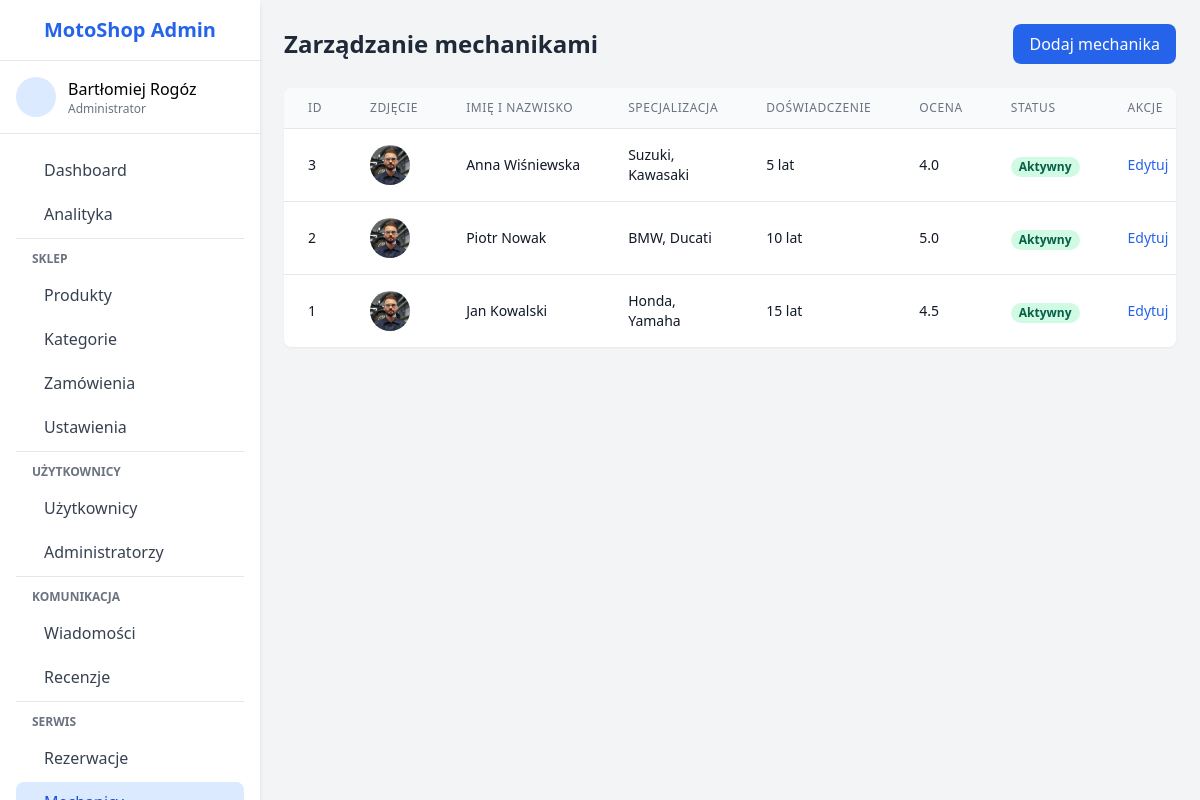
The page /admin/mechanics.php (signed in) on the database its author committed.
### tables this page shows
CREATE TABLE `mechanics` (
  `id` int(11) NOT NULL,
  `name` varchar(100) NOT NULL,
  `specialization` varchar(255) DEFAULT NULL,
  `experience` int(11) DEFAULT NULL,
  `rating` decimal(2,1) DEFAULT NULL,
  `image_path` varchar(255) DEFAULT NULL,
  `description` text DEFAULT NULL,
  `status` enum('active','inactive') DEFAULT 'active',
  `created_at` timestamp NOT NULL DEFAULT current_timestamp(),
  `updated_at` timestamp NOT NULL DEFAULT current_timestamp() ON UPDATE current_timestamp()
);

### admin/mechanics.php (the view, shortened to what this page needs)
<?php
$base_path = dirname(__DIR__);
require_once $base_path . '/includes/config.php';
$mechanics_query = "SELECT * FROM mechanics ORDER BY id DESC";
$mechanics_result = $conn->query($mechanics_query);
$mechanics = [];
if ($mechanics_result && $mechanics_result->num_rows > 0) {
    while ($row = $mechanics_result->fetch_assoc()) {
        $mechanics[] = $row;
    }
}
include 'includes/header.php';
include 'includes/sidebar.php';
?>
<div class="admin-content ml-0 lg:ml-260 p-4 md:p-6">
    <div class="flex justify-between items-center mb-6">
        <h1 class="text-2xl font-bold text-gray-800">Zarządzanie mechanikami</h1>
        <button id="show-add-form" class="bg-blue-600 text-white py-2 px-4 rounded-lg font-medium hover:bg-blue-700 transition">
            Dodaj mechanika
        </button>
    </div>
    <div class="bg-white rounded-lg shadow-sm overflow-hidden">
        <?php if (empty($mechanics)): ?>
        <div class="p-6 text-center">
            <p class="text-gray-500">Nie dodano jeszcze żadnych mechaników.</p>
        </div>
        <?php else: ?>
        <div class="overflow-x-auto">
            <table class="min-w-full divide-y divide-gray-200">
                <thead class="bg-gray-50">
                    <tr>
                        <th scope="col" class="px-6 py-3 text-left text-xs font-medium text-gray-500 uppercase tracking-wider">
                            ID
                        </th>
                        <th scope="col" class="px-6 py-3 text-left text-xs font-medium text-gray-500 uppercase tracking-wider">
                            Zdjęcie
                        </th>
                        <th scope="col" class="px-6 py-3 text-left text-xs font-medium text-gray-500 uppercase tracking-wider">
                            Imię i nazwisko
                        </th>
                        <th scope="col" class="px-6 py-3 text-left text-xs font-medium text-gray-500 uppercase tracking-wider">
                            Specjalizacja
                        </th>
                        <th scope="col" class="px-6 py-3 text-left text-xs font-medium text-gray-500 uppercase tracking-wider">
                            Doświadczenie
                        </th>
                        <th scope="col" class="px-6 py-3 text-left text-xs font-medium text-gray-500 uppercase tracking-wider">
                            Ocena
                        </th>
                        <th scope="col" class="px-6 py-3 text-left text-xs font-medium text-gray-500 uppercase tracking-wider">
                            Status
                        </th>
                        <th scope="col" class="px-6 py-3 text-left text-xs font-medium text-gray-500 uppercase tracking-wider">
                            Akcje
                        </th>
                    </tr>
                </thead>
                <tbody class="bg-white divide-y divide-gray-200">
                    <?php foreach ($mechanics as $mechanic): ?>
                    <tr class="hover:bg-gray-50">
                        <td class="px-6 py-4 whitespace-nowrap">
                            <div class="text-sm text-gray-900"><?php echo $mechanic['id']; ?></div>
                        </td>
                        <td class="px-6 py-4 whitespace-nowrap">
                            <?php if (!empty($mechanic['image_path'])): ?>
                            <img src="<?php echo '../' . $mechanic['image_path']; ?>" alt="<?php echo $mechanic['name']; ?>" class="h-10 w-10 rounded-full object-cover">
                            <?php else: ?>
                            <div class="h-10 w-10 rounded-full bg-gray-200 flex items-center justify-center">
                                <i class="ri-user-line text-gray-500"></i>
                            </div>
                            <?php endif; ?>
                        </td>
                        <td class="px-6 py-4 whitespace-nowrap">
                            <div class="text-sm font-medium text-gray-900"><?php echo $mechanic['name']; ?></div>
                        </td>
                        <td class="px-6 py-4">
                            <div class="text-sm text-gray-900"><?php echo $mechanic['specialization']; ?></div>
                        </td>
                        <td class="px-6 py-4 whitespace-nowrap">
                            <div class="text-sm text-gray-900"><?php echo $mechanic['experience']; ?> lat</div>
                        </td>
                        <td class="px-6 py-4 whitespace-nowrap">
                            <div class="flex items-center">
                                <span class="text-sm text-gray-900 mr-1"><?php echo number_format($mechanic['rating'], 1); ?></span>
                            </div>
                        </td>
                        <td class="px-6 py-4 whitespace-nowrap">
                            <?php if ($mechanic['status'] == 'active'): ?>
                            <span class="px-2 inline-flex text-xs leading-5 font-semibold rounded-full bg-green-100 text-green-800">
                                Aktywny
                            </span>
                            <?php else: ?>
                            <span class="px-2 inline-flex text-xs leading-5 font-semibold rounded-full bg-red-100 text-red-800">
                                Nieaktywny
                            </span>
                            <?php endif; ?>
                        </td>
                        <td class="px-6 py-4 whitespace-nowrap text-sm font-medium">
                            <a href="?edit=1&id=<?php echo $mechanic['id']; ?>" class="text-blue-600 hover:text-blue-900 mr-3">
                                Edytuj
                            </a>
                        </td>
                    </tr>
                    <?php endforeach; ?>
                </tbody>
            </table>
        </div>
        <?php endif; ?>
    </div>
</div>
<?php
include 'includes/footer.php';
?>

### admin/includes/header.php (style rules this page uses)
* { box-sizing: border-box; }
body { overflow-x: hidden; }
.admin-content { flex-grow: 1; margin-left: 260px; width: calc(100% - 260px); transition: all 0.3s; }

### rows shown on the page
mechanics: id "3", image_path (picture), name "Anna Wiśniewska", specialization "Suzuki, Kawasaki", experience "5", rating "4.0", status "Aktywny"
mechanics: id "2", image_path (picture), name "Piotr Nowak", specialization "BMW, Ducati", experience "10", rating "5.0", status "Aktywny"
mechanics: id "1", image_path (picture), name "Jan Kowalski", specialization "Honda, Yamaha", experience "15", rating "4.5", status "Aktywny"

### other values the page prints
$_SESSION['admin_name'] "Bartłomiej Rogóz"
$role_display "Administrator"
